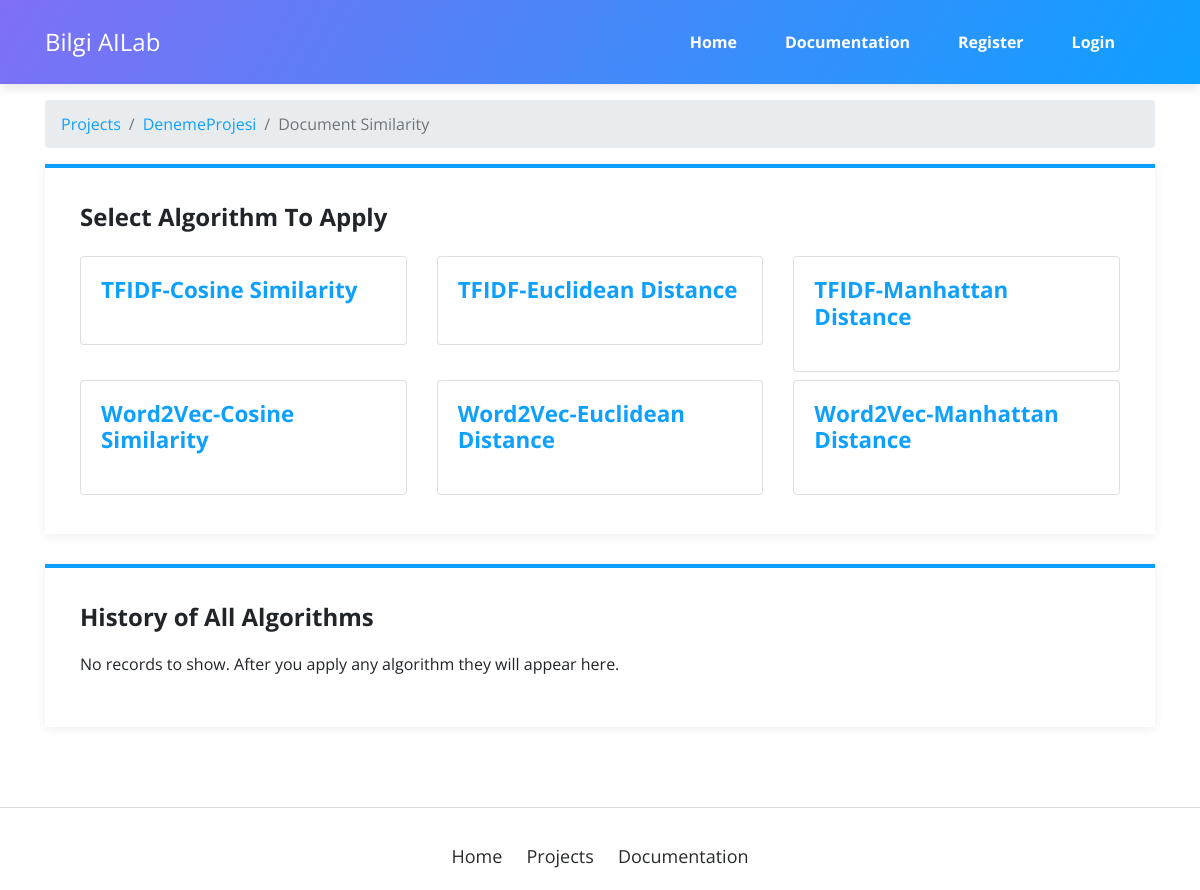
The app's page /projects/28/document-similarity, older data.
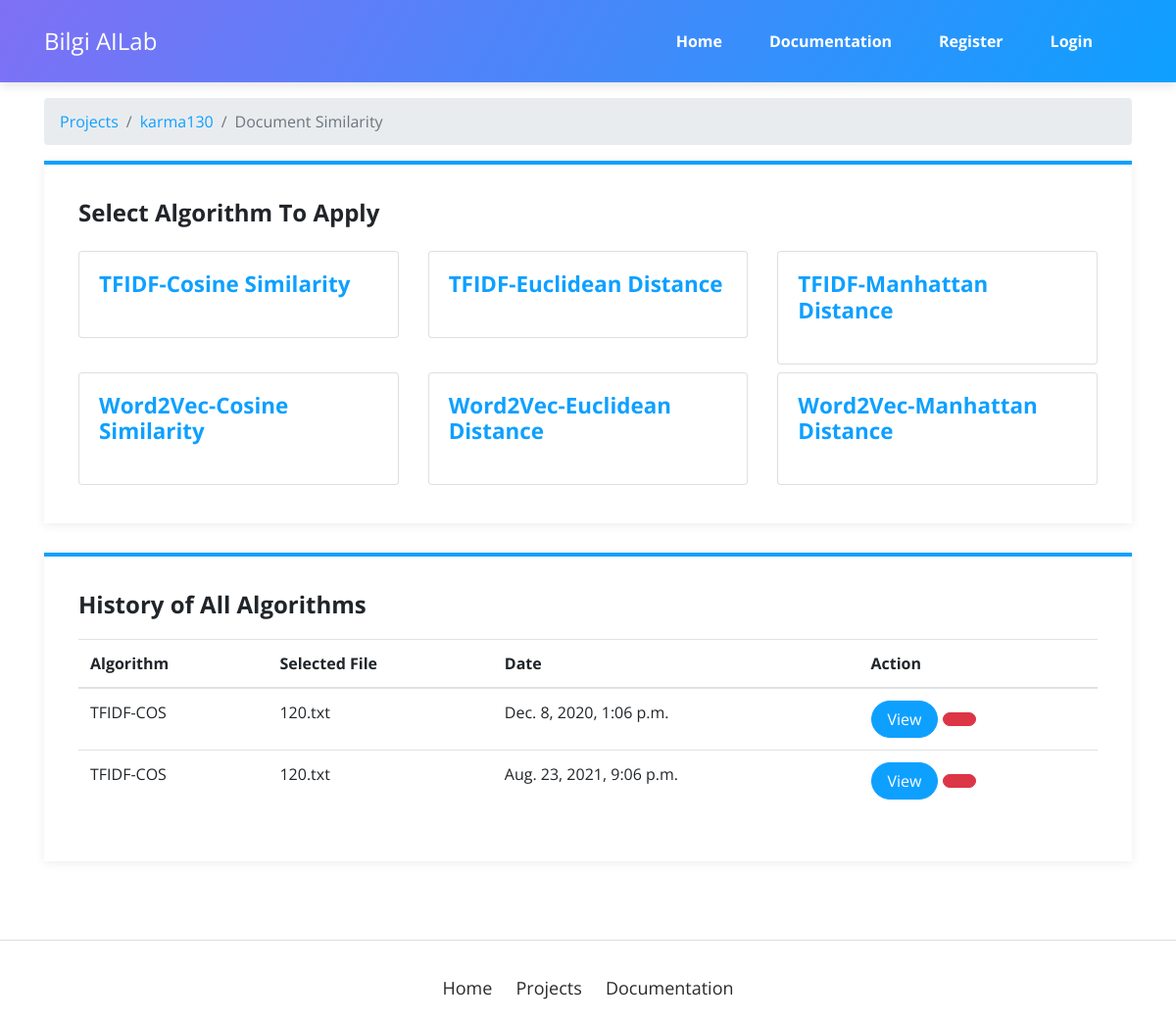
The same page, newer data.
### project/models.py (models this page shows, shortened)
class Project(models.Model):
    title = models.CharField(max_length=100)
    author = models.ForeignKey(User, on_delete=models.CASCADE, null=True)
    project_folder = models.CharField(max_length=32)
    date = models.DateTimeField(auto_now_add=True)

### document_similarity/models.py (models this page shows, shortened)
class Report(models.Model):
    date = models.DateTimeField(auto_now_add=True)
    project = models.ForeignKey(Project, on_delete=models.CASCADE, related_name='sim_project')
    algorithm = models.CharField(max_length=100)
    all_data = models.TextField()
    selected_document_index = models.IntegerField()
    selected_document_name = models.CharField(max_length=1024)

### document_similarity/views.py (the view)
# urls.py: path('<int:pk>/document-similarity', views.similarity_algorithms, name='similarity_algorithms'),
def similarity_algorithms(request, pk):
    project = get_object_or_404(Project, pk=pk)
    reports = Report.objects.filter(project_id=pk)
    content = {'project': project, 'reports': reports,
               'title': f'Document Similarity - {project.title}'}
    breadcrumb = {
        "Projects": reverse('all_projects'),
        project.title: reverse('show_project', args=[project.id]),
        "Document Similarity": ""
    }
    content['breadcrumb'] = breadcrumb
    return render(request, 'document_similarity/index.html', content)

### templates/document_similarity/index.html (shortened to what this page needs)
{% extends 'base.html' %}
{% block content %}
    <main class="page project-page">
        <section class="portfolio-block project">
            <div class="container">
                <div class="project-card-no-image">
                    <h3 style="font-size: 24px;">Select Algorithm To Apply</h3>
                    <div class="row">
                        <div class="col-md-4 my-1">
                            <div class="card">
                                <div class="card-body">
                                    <h3>
                                        TFIDF-Cosine Similarity
                                    </h3>
                                </div>
                            </div>
                        </div>
                        <div class="col-md-4 my-1">
                            <div class="card">
                                <div class="card-body">
                                    <h3>
                                        TFIDF-Euclidean Distance
                                    </h3>
                                </div>
                            </div>
                        </div>
                        <div class="col-md-4 my-1">
                            <div class="card">
                                <div class="card-body">
                                    <h3>
                                        TFIDF-Manhattan Distance
                                    </h3>
                                </div>
                            </div>
                        </div>
                    </div>
                    <div class="row">
                        <div class="col-md-4 my-1">
                            <div class="card">
                                <div class="card-body">
                                    <h3>
                                        Word2Vec-Cosine Similarity
                                    </h3>
                                </div>
                            </div>
                        </div>
                        <div class="col-md-4 my-1">
                            <div class="card">
                                <div class="card-body">
                                    <h3>
                                        Word2Vec-Euclidean Distance
                                    </h3>
                                </div>
                            </div>
                        </div>
                        <div class="col-md-4 my-1">
                            <div class="card">
                                <div class="card-body">
                                    <h3>
                                        Word2Vec-Manhattan Distance
                                    </h3>
                                </div>
                            </div>
                        </div>
                    </div>
                </div>
                <div class="project-card-no-image">
                    <h3 style="font-size: 24px;">History of All Algorithms</h3>
                    {% include 'document_similarity/components/history-table.html' %}
                </div>
            </div>
        </section>
    </main>
{% endblock %}

### templates/components/breadcrumb.html
{% if breadcrumb %}
    <div class="container">
        <nav style="margin-top: 100px" aria-label="breadcrumb">
            <ol class="breadcrumb">
                {% for key, value in breadcrumb.items %}
                    {% if value != "" %}
                        <li class="breadcrumb-item"><a href="{{ value }}">{{ key }}</a></li>
                    {% elif value == "" %}
                        <li class="breadcrumb-item active" aria-current="page">{{ key }}</li>
                    {% endif %}
                {% endfor %}
            </ol>
        </nav>
    </div>
{% endif %}

### templates/document_similarity/components/history-table.html (shortened to what this page needs)
{% if reports %}
    <div class="table-responsive">
        <table class="table">
            <thead>
            <tr>
                <th>Algorithm</th>
                <th>Selected File</th>
                <th>Date</th>
                <th>Action</th>
            </tr>
            </thead>
            <tbody>
            {% for report in reports %}
                <tr>
                    <td class="text-uppercase">{{ report.algorithm }}</td>
                    <td>{{ report.selected_document_name }}</td>
                    <td>{{ report.date }}</td>
                    <td>
                        <a href="{% url 'view_similarity_report' report.project.id report.algorithm report.id %}"
                           class="btn btn-primary"> View</a>
                        <a href="{% url 'remove_similarity_report' report.project.id report.algorithm report.id %}"
                           class="btn btn-danger"></a>
                    </td>
                </tr>
            {% endfor %}
            </tbody>
        </table>
    </div>
{% else %}
    <p>No records to show. After you apply any algorithm they will appear here.</p>
{% endif %}

Row changes from the older to the newer data that the page shows:
added Report: algorithm "TFIDF-COS", selected_document_name "120.txt", date "Dec. 8, 2020, 1:06 p.m."
added Report: algorithm "TFIDF-COS", selected_document_name "120.txt", date "Aug. 23, 2021, 9:06 p.m."
Text that changed along with them:
new list line: "karma130"
text no longer shown: "No records to show. After you apply any algorithm they will appear here."
text now shown: "Algorithm Selected File Date Action"
list line gone: "DenemeProjesi"
